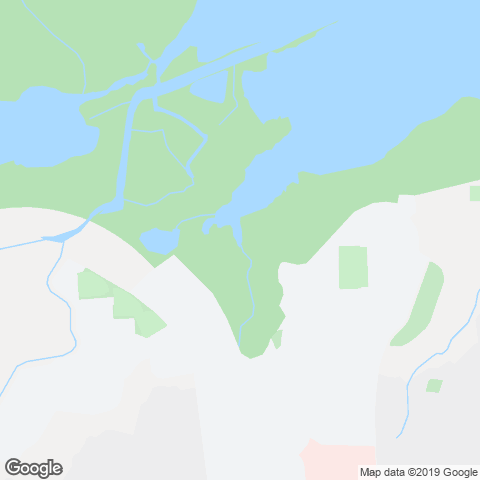
#> input picture python/dashboard/backend/sample_map.png, 480 x 480 px
$ python test.py
#> lines starting #> are read from the running program, lines starting #| are printed output that depends on the picture; after the words box and inside, x2 and y2 are one past the last pixel; in counts of white or black regions, pixels touching at a corner belong together
import cv2
import numpy as np
import pdb


image = cv2.imread('sample_map.png')
#> image is the input picture: shape (480, 480, 3); mean B, G, R 226.8, 231, 206.8
rgb_image = cv2.cvtColor(image, cv2.COLOR_BGR2RGB)
lower_blue = np.asarray([165,216,237])
upper_blue = np.asarray([175,222,255])

mask = cv2.inRange(rgb_image, lower_blue, upper_blue)
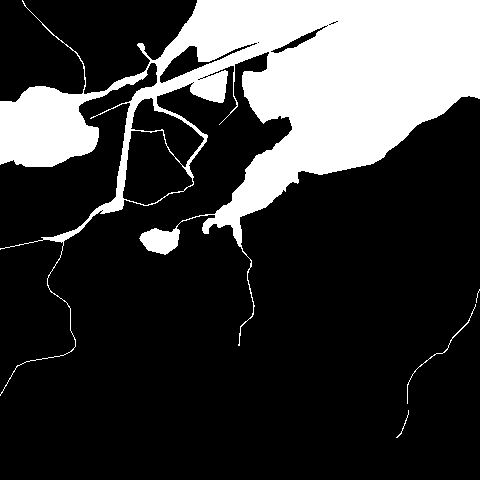
#> mask: shape (480, 480); 22.5% white; 4 white regions (1 under 20 px), largest, box (x1, y1, x2, y2) and area: (0, 0, 480, 396) 51665, (407, 304, 476, 404) 142, (396, 410, 409, 438) 36
cv2.imshow("masked_map", mask)
cv2.waitKey(0)

start = [220, 220]
end = [480, 10]
